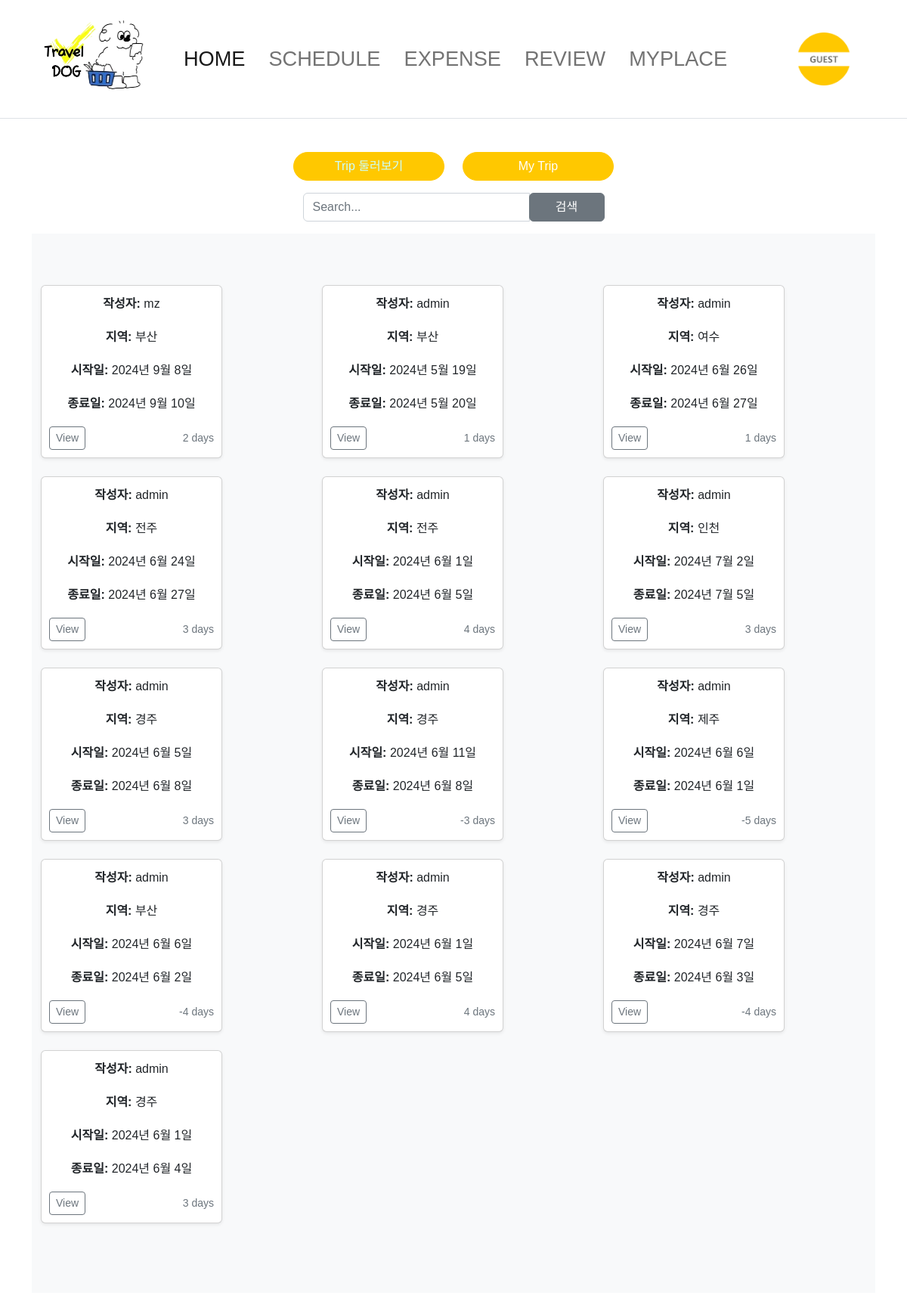
The page /review/index/ on the database its author committed.
### trips/models.py (models this page shows, shortened)
class Trip(models.Model):
    user = models.ForeignKey(User, on_delete=models.CASCADE)
    region = models.ForeignKey(Region, on_delete=models.CASCADE)
    start_date = models.DateField()
    end_date = models.DateField()
    def duration(self):
        return (self.end_date - self.start_date).days

class Region(models.Model):
    name = models.CharField(max_length=100)
    image = models.FileField(upload_to='symbol/', blank=True, null=True)
    def __str__(self):
        return self.name

### review/views.py (the view)
# urls.py: path("", views.index),
def index(request):
    userId = request.user.id
    query = request.GET.get('topic', '')
    print('쿼리:', query)
    trips = Trip.objects.all()
    imageList = {}  # {trip1: [imgurl1, imgurl2, ...], trip2: [imgurl1, imgurl2, ...], ...}
    for trip in trips:
        tripDetails = TripDetail.objects.filter(trip_id=trip.id)
        for detail in tripDetails:
            try:
                imgs = []
                border = Border.objects.get(trip_detail=detail)
                images = BorderImage.objects.filter(border_id=border.id)
                for img in images:
                    imgs.append(img.image.url)
                imageList[trip.id] = imgs
            except:
                imageList[trip.id] = []
    if query:
        tripdetails = TripDetail.objects.filter(context__icontains=f'#{query}')
        detailList = {}  # {tripId: [details]}
        for d in tripdetails:
            if d.trip.id not in detailList:
                detailList[d.trip.id] = []
            detailList[d.trip.id].append(d)
        content = {
            'detailList': detailList,
            'userId': userId,
            'topic': query,
            'imageList': imageList,
        }
        return render(request, 'review/index.html', content)
    else:
        content = {
            'trips': trips,
            'userId': userId,
            'imageList': imageList,
        }
        return render(request, 'review/index.html', content)

### template/review/index.html (shortened to what this page needs)
{% extends 'index.html' %}
{% block content %}
{% load humanize %}
<div>
    <form method="get">
        <div class="row mb-3 justify-content-center">
            <div class="col-auto">
                <button class="btn btn-primary rounded-pill px-3" type="button" style="width: 200px; color: rgb(204, 255, 255);"
                onclick="location.href='/review/index/'">Trip 둘러보기</button>
            </div>
            <div class="col-auto">
                <button class="btn btn-warning rounded-pill px-3" type="button" style="width: 200px;"
                onclick="location.href='/review/detail/{{userId}}/'">My Trip</button>
            </div>
        </div>
        <div class="row mb-3 justify-content-center">
            <div class="col-auto">
                <div class="input-group">
                    <input type="text" name="topic" class="form-control search-input" placeholder="Search..." style="width: 300px;">
                    <div class="input-group-append">
                        <button type="submit" class="btn btn-secondary" style="width: 100px;">검색</button>
                    </div>
                </div>
            </div>
        </div>
    </form>
    {% if topic %}
    <div class="album py-5 bg-light">
        <div class="container">
            <div class="row">
                {% for tId, details in detailList.items %}
                {% for detail in details %}
                <div class="col-md-4">
                    <div class="card mb-4 shadow-sm" style="width: 15rem; height: auto;">
                        {% if tId in imageList %}
                        {% for tripId, image in imageList.items %}
                            {% for img in image %}
                                {% if tId == tripId and forloop.first %}
                                <img src="{{ img }}" class="card-img-top" style="width: 100%; height: 150px; object-fit: cover;" alt="{{ detail.destination.name }}">
                                {% endif %}
                            {% endfor %}
                        {% endfor %}
                        {% endif %}
                        <div class="card-body" style="padding: 10px;">
                            <p class="card-text"><strong>장소:</strong> {{ detail.destination.name }}</p>
                            <p class="card-text"><strong>비용:</strong> {{ detail.expense|floatformat:0|intcomma }}</p>
                            <p class="card-text"><strong>내용:</strong> {{ detail.context }}</p>
                            <div class="d-flex justify-content-between align-items-center">
                                <div class="btn-group">
                                    <button type="button" class="btn btn-sm btn-outline-secondary"
                                    onclick="location.href='/review/tripDetail/{{tId}}/'">View</button>
                                </div>
                            </div>
                        </div>
                    </div>
                </div>
                {% endfor %}
                {% endfor %}
            </div>
        </div>
    </div>
    {% elif trips %}
    <div class="album py-5 bg-light">
        <div class="container">
            <div class="row">
                {% for trip in trips %}
                <div class="col-md-4">
                    <div class="card mb-4 shadow-sm" style="width: 15rem; height: auto;">
                        <div class="card-body" style="padding: 10px;">
                            <p class="card-text"><strong>작성자:</strong> {{ trip.user }}</p>
                            <p class="card-text"><strong>지역:</strong> {{ trip.region }}</p>
                            <p class="card-text"><strong>시작일:</strong> {{ trip.start_date }}</p>
                            <p class="card-text"><strong>종료일:</strong> {{ trip.end_date }}</p>
                            <div class="d-flex justify-content-between align-items-center">
                                <div class="btn-group">
                                    <button type="button" class="btn btn-sm btn-outline-secondary"
                                    onclick="location.href='/review/tripDetail/{{trip.id}}/'">View</button>
                                </div>
                                <small class="text-muted">{{ trip.duration }} days</small>
                            </div>
                        </div>
                    </div>
                </div>
                {% endfor %}
            </div>
        </div>
    </div>
    {% else %}
    <p class="text-center">게시물이 없습니다.</p>
    {% endif %}
</div>
{% endblock %}

### rows shown on the page
Trip: user "mz", region "부산", start_date "2024년 9월 8일", end_date "2024년 9월 10일", duration "2"
Trip: user "admin", region "부산", start_date "2024년 5월 19일", end_date "2024년 5월 20일", duration "1"
Trip: user "admin", region "여수", start_date "2024년 6월 26일", end_date "2024년 6월 27일", duration "1"
Trip: user "admin", region "전주", start_date "2024년 6월 24일", end_date "2024년 6월 27일", duration "3"
Trip: user "admin", region "전주", start_date "2024년 6월 1일", end_date "2024년 6월 5일", duration "4"
Trip: user "admin", region "인천", start_date "2024년 7월 2일", end_date "2024년 7월 5일", duration "3"
Trip: user "admin", region "경주", start_date "2024년 6월 5일", end_date "2024년 6월 8일", duration "3"
Trip: user "admin", region "경주", start_date "2024년 6월 11일", end_date "2024년 6월 8일", duration "-3"
Trip: user "admin", region "제주", start_date "2024년 6월 6일", end_date "2024년 6월 1일", duration "-5"
Trip: user "admin", region "부산", start_date "2024년 6월 6일", end_date "2024년 6월 2일", duration "-4"
Trip: user "admin", region "경주", start_date "2024년 6월 1일", end_date "2024년 6월 5일", duration "4"
Trip: user "admin", region "경주", start_date "2024년 6월 7일", end_date "2024년 6월 3일", duration "-4"
Trip: user "admin", region "경주", start_date "2024년 6월 1일", end_date "2024년 6월 4일", duration "3"
